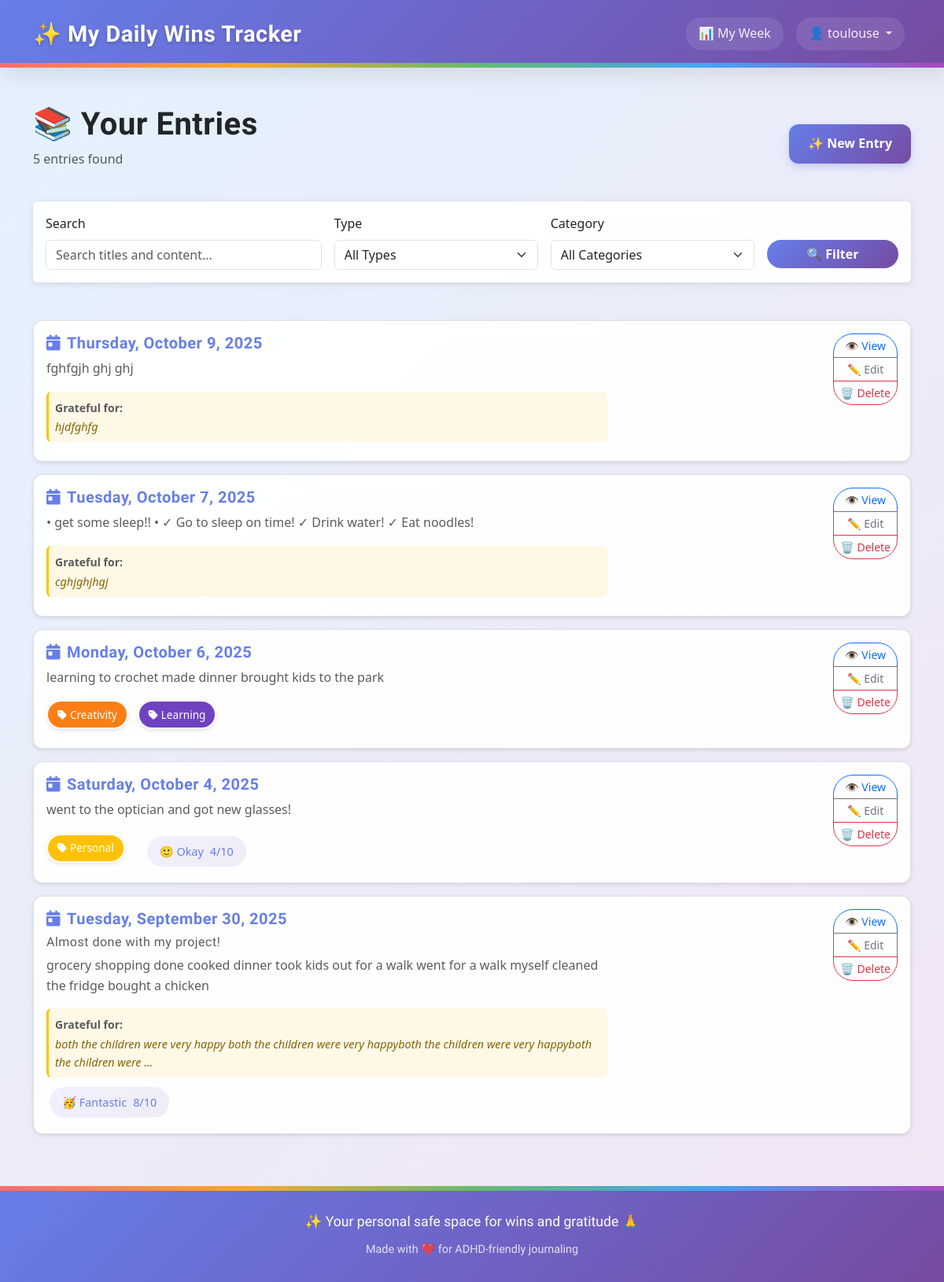
Page /entries/ (signed in) on the committed database.
### tracker/models.py (models this page shows, shortened)
class Entry(models.Model):
    class MoodChoice(models.IntegerChoices):
        TERRIBLE = 1, '😰 Terrible'
        BAD = 2, '😞 Bad'
        MEH = 3, '😐 Meh'
        OKAY = 4, '🙂 Okay'
        GOOD = 5, '😊 Good'
        GREAT = 6, '😄 Great'
        AMAZING = 7, '🤩 Amazing'
        FANTASTIC = 8, '🥳 Fantastic'
        INCREDIBLE = 9, '✨ Incredible'
        PERFECT = 10, '🌟 Perfect'
    user = models.ForeignKey(User, on_delete=models.CASCADE, related_name='entries')
    entry_date = models.DateField(help_text="The date this entry is for", null=True, blank=True)
    title = models.CharField(max_length=200, blank=True, help_text="Short title for your daily win")
    content = models.TextField(blank=True, help_text="Details about your daily wins")
    mood_rating = models.IntegerField(
        choices=MoodChoice.choices,
        null=True,
        blank=True,
        help_text="How was your mood today?"
    )
    gratitude_text = models.TextField(
        blank=True,
        help_text="Today I was grateful for..."
    )
    date_created = models.DateTimeField(auto_now_add=True)
    date_modified = models.DateTimeField(auto_now=True)
    is_private = models.BooleanField(default=True)
    categories = models.ManyToManyField(
        Category,
        blank=True,
        related_name='entries',
        help_text="Optional categories for this entry"
    )
    class Meta:
        verbose_name_plural = "Entries"
        ordering = ['-entry_date', '-date_created']
        constraints = [
            UniqueConstraint(
                fields=['user', 'entry_date'],
                name='unique_entry_per_user_per_day',
                violation_error_message='You can only have one entry per day.'
            ),
            models.CheckConstraint(
                name='mood_rating_valid_choice',
                check=models.Q(mood_rating__isnull=True) | models.Q(mood_rating__in=[1,2,3,4,5,6,7,8,9,10]),
                violation_error_message='Mood rating must be between 1 and 10.',
            )
        ]
        indexes = [
            models.Index(fields=['user', '-entry_date']),  # Dashboard queries
            models.Index(fields=['user', 'entry_date']),   # Day lookups
            models.Index(fields=['mood_rating']),          # Filtering
        ]
    @property
    def mood_emoji(self):
        if self.mood_rating:
            return dict(self.MoodChoice.choices)[self.mood_rating]
        return "😶 No mood set"

class Category(models.Model):
    user = models.ForeignKey(User, on_delete=models.CASCADE, related_name='categories')
    name = models.CharField(max_length=100)
    color = models.CharField(
        max_length=7,
        default='#007bff',  # Bootstrap blue
        validators=[
            RegexValidator(
                regex='^#[0-9A-Fa-f]{6}$',
                message='Color must be a valid hex code (e.g., #007bff)'
            )
        ]
    )
    description = models.TextField(blank=True)  # Optional notes
    date_created = models.DateTimeField(auto_now_add=True)
    class Meta:
        verbose_name_plural = "Categories"
        ordering = ['name']
        constraints = [
            UniqueConstraint(
                Lower('name'), 'user',
                name='unique_category_name_per_user',
                violation_error_message='You already have a category with this name (case-insensitive).'
            )
        ]
        indexes = [
            models.Index(fields=['user', 'name']),
            Index(Lower('name'), name='idx_category_lower_name'),  # Functional index for case-insensitive lookups
        ]

### tracker/views.py (the view)
# urls.py: path("entries/", views.entry_list, name="entry_list"),
@login_required
def entry_list(request):
    entries = Entry.objects.filter(user=request.user)
    entry_type_filter = request.GET.get('type')
    if entry_type_filter == 'win':
        entries = entries.exclude(content__exact='')
    elif entry_type_filter == 'gratitude':
        entries = entries.exclude(gratitude_text__exact='')
    category_filter = request.GET.get('category')
    if category_filter:
        try:
            category_id = int(category_filter)
            entries = entries.filter(categories__id=category_id)
        except (ValueError, TypeError):
            pass
    search_query = request.GET.get('search')
    if search_query:
        entries = entries.filter(
            Q(title__icontains=search_query) |
            Q(content__icontains=search_query) |
            Q(gratitude_text__icontains=search_query)
        )
    entries = entries.distinct().order_by('-entry_date')
    paginator = Paginator(entries, 10)  # 10 entries per page
    page_number = request.GET.get('page')
    page_obj = paginator.get_page(page_number)
    user_categories = Category.objects.filter(user=request.user)
    context = {
        'page_obj': page_obj,
        'entries': page_obj,  # For template compatibility
        'user_categories': user_categories,
        'current_filter': entry_type_filter,
        'current_category': category_filter,
        'search_query': search_query or '',
        'total_count': entries.count(),
    }
    return render(request, 'tracker/entry_list.html', context)

### templates/tracker/entry_list.html (shortened to what this page needs)
{% extends "base.html" %}
{% load static %}
{% block extra_css %}
<link rel="stylesheet" href="{% static 'css/forms.css' %}">
{% endblock %}
{% block content %}
<div class="row">
    <div class="col-md-12">
        <div class="d-flex justify-content-between align-items-center mb-4">
            <div>
                <h1>📚 Your Entries</h1>
                <p class="text-muted">
                    {% if total_count %}
                        {{ total_count }} entr{{ total_count|pluralize:"y,ies" }} found
                    {% else %}
                        No entries yet
                    {% endif %}
                </p>
            </div>
            <div>
                <a href="{% url 'entry_create' %}" class="new-entry-btn">
                    ✨ New Entry
                </a>
            </div>
        </div>
    </div>
</div>
<div class="row mb-4">
    <div class="col-md-12">
        <div class="card">
            <div class="card-body">
                <form method="get" class="row g-3">
                    <div class="col-md-4">
                        <label for="search" class="form-label">Search</label>
                        <input type="text" class="form-control" id="search" name="search"
                               value="{{ search_query }}" placeholder="Search titles and content...">
                    </div>
                    <div class="col-md-3">
                        <label for="type" class="form-label">Type</label>
                        <select class="form-select" id="type" name="type">
                            <option value="">All Types</option>
                        </select>
                    </div>
                    <div class="col-md-3">
                        <label for="category" class="form-label">Category</label>
                        <select class="form-select" id="category" name="category">
                            <option value="">All Categories</option>
                        </select>
                    </div>
                    <div class="col-md-2">
                        <label class="form-label">&nbsp;</label>
                        <div class="d-grid">
                            <button type="submit" class="btn" style="
                                background: linear-gradient(135deg, #667eea 0%, #764ba2 100%);
                                border: none;
                                color: white;
                                font-weight: 600;
                            ">
                                🔍 Filter
                            </button>
                        </div>
                    </div>
                </form>
            </div>
        </div>
    </div>
</div>
<div class="row">
    <div class="col-md-12">
        {% if entries %}
            {% for entry in entries %}
                <div class="card entry-card mb-3">
                    <div class="card-body">
                        <div class="row">
                            <div class="col-md-8">
                                <div class="d-flex align-items-start">
                                    <div class="flex-grow-1">
                                        <h5 class="card-title mb-2">
                                            <a href="{% url 'entry_detail' entry.pk %}" class="text-decoration-none" style="color: #667eea;">
                                                <i class="fas fa-calendar-day me-2"></i>{{ entry.entry_date|date:"l, F j, Y" }}
                                            </a>
                                        </h5>
                                        {% if entry.title %}
                                            <h6 class="text-muted mb-2" style="font-weight: 500;">
                                                {{ entry.title }}
                                            </h6>
                                        {% endif %}
                                        <p class="card-text text-muted">
                                            {% if entry.content %}
                                                {{ entry.content|truncatewords:30 }}
                                            {% endif %}
                                        </p>
                                        {% if entry.gratitude_text %}
                                            <div class="p-2 mb-2" style="background: #fff8e7; border-radius: 6px; border-left: 3px solid #ffc107;">
                                                <small class="text-muted"><strong>Grateful for:</strong></small>
                                                <p class="card-text mb-0" style="font-style: italic; color: #856404; font-size: 0.9rem;">
                                                    {{ entry.gratitude_text|truncatewords:20 }}
                                                </p>
                                            </div>
                                        {% endif %}
                                        <div class="d-flex align-items-center gap-3 flex-wrap mt-2">
                                            {% if entry.categories.all %}
                                                <div class="d-flex flex-wrap gap-1">
                                                    {% for category in entry.categories.all %}
                                                        <span class="category-badge" style="background-color: {{ category.color }};">
                                                            <i class="fas fa-tag me-1"></i>{{ category.name }}
                                                        </span>
                                                    {% endfor %}
                                                </div>
                                            {% endif %}
                                            {% if entry.mood_rating %}
                                                <div class="mood-indicator">
                                                    <span>{{ entry.mood_emoji }}</span>
                                                    <span>{{ entry.mood_rating }}/10</span>
                                                </div>
                                            {% endif %}
                                        </div>
                                    </div>
                                </div>
                            </div>
                            <div class="col-md-4 text-end">
                                <div class="btn-group-vertical btn-group-sm" role="group">
                                    <a href="{% url 'entry_detail' entry.pk %}" class="btn btn-outline-primary">
                                        👁️ View
                                    </a>
                                    <a href="{% url 'entry_edit' entry.pk %}" class="btn btn-outline-secondary">
                                        ✏️ Edit
                                    </a>
                                    <button type="button" class="btn btn-outline-danger" onclick="deleteEntry({{ entry.pk }})">
                                        🗑️ Delete
                                    </button>
                                </div>
                            </div>
                        </div>
                    </div>
                </div>
            {% endfor %}
        {% endif %}
    </div>
</div>
{% endblock %}

### templates/base.html (shortened to what this page needs)
{% load static %}
{% load widget_tweaks %}
<!doctype html>
<html lang="en">
<head>
    <link href="https://cdn.jsdelivr.net/npm/bootstrap@5.3.0/dist/css/bootstrap.min.css" rel="stylesheet">
    <link rel="stylesheet" href="https://cdnjs.cloudflare.com/ajax/libs/font-awesome/6.0.0/css/all.min.css">
    <link rel="stylesheet" href="{% static 'css/base.css' %}">
    {% block extra_css %}{% endblock %}
</head>
<body class="{% if request.resolver_match.url_name == 'home' %}homepage{% else %}app-page{% endif %}">
    <nav class="navbar navbar-expand-lg navbar-dark custom-navbar">
        <div class="container">
            <a class="navbar-brand d-flex align-items-center" href="{% url 'home' %}">
                ✨ My Daily Wins Tracker
            </a>
            <div class="collapse navbar-collapse" id="navbarNav">
                <ul class="navbar-nav ms-auto">
                    {% if user.is_authenticated %}
                        <li class="nav-item">
                            <a class="nav-link" href="{% url 'weekly_dashboard' %}">
                                📊 My Week
                            </a>
                        </li>
                        <li class="nav-item dropdown">
                            <a class="nav-link dropdown-toggle" href="#" id="navbarDropdown" role="button" data-bs-toggle="dropdown">
                                👤 {{ user.username }}
                            </a>
                        </li>
                    {% endif %}
                </ul>
            </div>
        </div>
    </nav>
    <div class="container mt-5 flex-grow-1">
        {% block content %}{% endblock %}
    </div>
    <footer>
        <div class="rainbow-border"></div>
        <div class="container">
            <p class="main">✨ Your personal safe space for wins and gratitude 🙏</p>
            <p class="sub">Made with ❤️ for ADHD-friendly journaling</p>
        </div>
    </footer>
</body>
</html>

### rows in the picture
Entry: entry_date "Thursday, October 9, 2025", content "fghfgjh ghj ghj", gratitude_text "hjdfghfg"
Entry: entry_date "Tuesday, October 7, 2025", content "• get some sleep!! • ✓ Go to sleep on time! ✓ Drink water! ✓ Eat noodles!", gratitude_text "cghjghjhgj"
Entry: entry_date "Monday, October 6, 2025", content "learning to crochet made dinner brought kids to the park"
Category: name "Creativity"
Category: name "Learning"
Entry: entry_date "Saturday, October 4, 2025", content "went to the optician and got new glasses!", mood_emoji "🙂 Okay", mood_rating "4"
Category: name "Personal"
Entry: entry_date "Tuesday, September 30, 2025", title "Almost done with my project!", content "grocery shopping done cooked dinner took kids out for a walk went for a walk myself cleaned the fridge bought a chicken", gratitude_text "both the children were very happy both the children were very happyboth the children were very happyboth the children were …", mood_emoji "🥳 Fantastic", mood_rating "8"

### other values in the picture
{{ user.username }} "toulouse"
{{ total_count }} "5"
